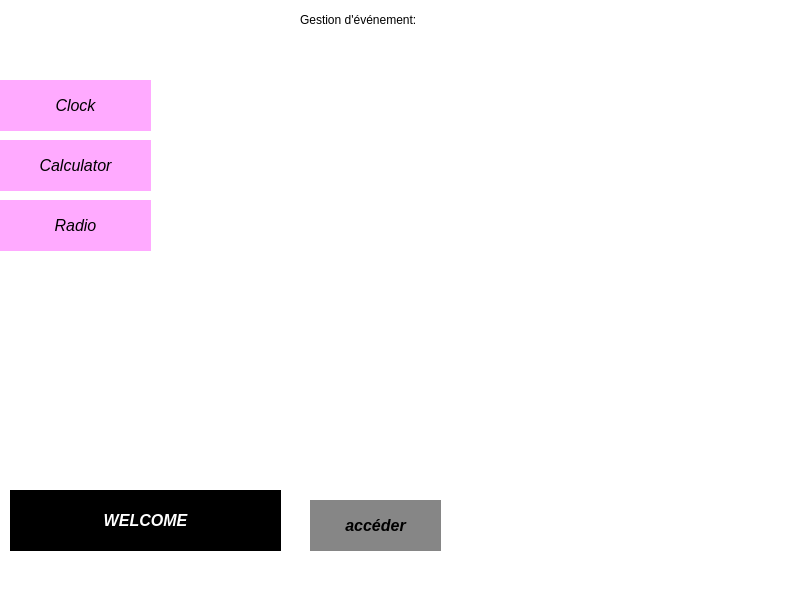
<?xml version="1.0" encoding="UTF-8"?>
<ui version="4.0">
 <class>accueil</class>
 <widget class="QMainWindow" name="accueil">
  <property name="geometry">
   <rect>
    <x>0</x>
    <y>0</y>
    <width>800</width>
    <height>600</height>
   </rect>
  </property>
  <property name="windowTitle">
   <string>MainWindow</string>
  </property>
  <property name="styleSheet">
   <string notr="true">background:rgb(255,255, 255)</string>
  </property>
  <widget class="QWidget" name="centralwidget">
   <widget class="QLabel" name="label">
    <property name="geometry">
     <rect>
      <x>140</x>
      <y>0</y>
      <width>651</width>
      <height>461</height>
     </rect>
    </property>
    <property name="text">
     <string>&lt;html&gt;&lt;head/&gt;&lt;body&gt;&lt;p&gt;&lt;img src=&quot;:/new/prefix1/img/echecccccc.png&quot;/&gt;&lt;img src=&quot;:/new/prefix1/img/echecccccc.png&quot;/&gt;&lt;/p&gt;&lt;/body&gt;&lt;/html&gt;</string>
    </property>
   </widget>
   <widget class="QPushButton" name="animation">
    <property name="geometry">
     <rect>
      <x>10</x>
      <y>490</y>
      <width>271</width>
      <height>61</height>
     </rect>
    </property>
    <property name="font">
     <font>
      <pointsize>-1</pointsize>
      <weight>75</weight>
      <italic>true</italic>
      <bold>true</bold>
      <underline>false</underline>
      <strikeout>false</strikeout>
     </font>
    </property>
    <property name="styleSheet">
     <string notr="true">background-color:rgb(0, 0, 0);
border: none;
  color: white;
  padding: 15px 32px;
  text-align: center;
  text-decoration: none;
  display: inline-block;
  font-size: 16px;</string>
    </property>
    <property name="text">
     <string>WELCOME</string>
    </property>
   </widget>
   <widget class="QPushButton" name="pushButton">
    <property name="geometry">
     <rect>
      <x>310</x>
      <y>500</y>
      <width>131</width>
      <height>51</height>
     </rect>
    </property>
    <property name="font">
     <font>
      <pointsize>-1</pointsize>
      <weight>75</weight>
      <italic>true</italic>
      <bold>true</bold>
      <underline>false</underline>
      <strikeout>false</strikeout>
     </font>
    </property>
    <property name="styleSheet">
     <string notr="true">background-color: rgb(0, 0, 255);
background-color: rgb(134, 134, 134);
border: none;
  color:black;
  padding: 15px 32px;
  text-align: center;
  text-decoration: none;
  display: inline-block;
  font-size: 16px;</string>
    </property>
    <property name="text">
     <string>accéder</string>
    </property>
   </widget>
   <widget class="QPushButton" name="clock">
    <property name="geometry">
     <rect>
      <x>0</x>
      <y>80</y>
      <width>151</width>
      <height>51</height>
     </rect>
    </property>
    <property name="font">
     <font>
      <pointsize>-1</pointsize>
      <weight>50</weight>
      <italic>true</italic>
      <bold>false</bold>
      <underline>false</underline>
      <strikeout>false</strikeout>
     </font>
    </property>
    <property name="styleSheet">
     <string notr="true">color: rgb(255, 170, 255);
background-color: rgb(255, 170, 255);
border: none;
  color:black;
  padding: 15px 32px;
  text-align: center;
  text-decoration: none;
  display: inline-block;
  font-size: 16px;</string>
    </property>
    <property name="text">
     <string>Clock</string>
    </property>
   </widget>
   <widget class="QPushButton" name="Calculator">
    <property name="geometry">
     <rect>
      <x>0</x>
      <y>140</y>
      <width>151</width>
      <height>51</height>
     </rect>
    </property>
    <property name="font">
     <font>
      <pointsize>-1</pointsize>
      <weight>50</weight>
      <italic>true</italic>
      <bold>false</bold>
      <underline>false</underline>
      <strikeout>false</strikeout>
     </font>
    </property>
    <property name="styleSheet">
     <string notr="true">color: rgb(255, 170, 255);
background-color: rgb(255, 170, 255);
border: none;
  color:black;
  padding: 15px 32px;
  text-align: center;
  text-decoration: none;
  display: inline-block;
  font-size: 16px;</string>
    </property>
    <property name="text">
     <string>Calculator</string>
    </property>
   </widget>
   <widget class="QLabel" name="label_2">
    <property name="geometry">
     <rect>
      <x>300</x>
      <y>10</y>
      <width>181</width>
      <height>20</height>
     </rect>
    </property>
    <property name="styleSheet">
     <string notr="true">font: 75 14pt &quot;MS Serif&quot;;</string>
    </property>
    <property name="text">
     <string>Gestion d'événement:</string>
    </property>
   </widget>
   <widget class="QPushButton" name="radio">
    <property name="geometry">
     <rect>
      <x>0</x>
      <y>200</y>
      <width>151</width>
      <height>51</height>
     </rect>
    </property>
    <property name="font">
     <font>
      <pointsize>-1</pointsize>
      <weight>50</weight>
      <italic>true</italic>
      <bold>false</bold>
      <underline>false</underline>
      <strikeout>false</strikeout>
     </font>
    </property>
    <property name="styleSheet">
     <string notr="true">color: rgb(255, 170, 255);
background-color: rgb(255, 170, 255);
border: none;
  color:black;
  padding: 15px 32px;
  text-align: center;
  text-decoration: none;
  display: inline-block;
  font-size: 16px;</string>
    </property>
    <property name="text">
     <string>Radio</string>
    </property>
   </widget>
  </widget>
  <widget class="QStatusBar" name="statusbar"/>
 </widget>
 <resources/>
 <connections/>
</ui>
